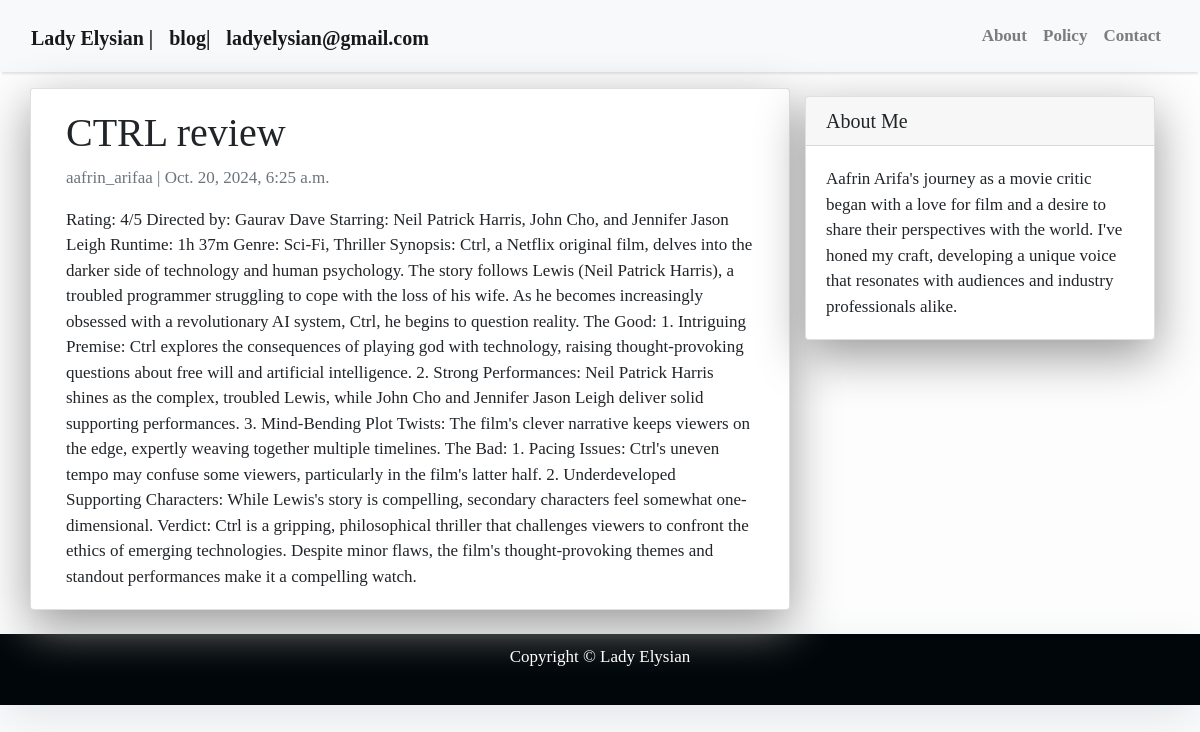
The page /post3/ on the database its author committed.
### blog/models.py (models this page shows, shortened)
class Post(models.Model):
    title = models.CharField(max_length=200, unique=True)
    slug = models.SlugField(max_length=200, unique=True)
    author = models.ForeignKey(User, on_delete=models.CASCADE, related_name='blog_posts')
    updated_on = models.DateTimeField(auto_now=True)
    content = models.TextField()
    created_on = models.DateTimeField(auto_now_add=True)
    status = models.IntegerField(choices=STATUS, default=0)
    class Meta:
        ordering = ['-created_on']

### blog/views.py (the view)
# urls.py: path('<slug:slug>/',views.PostDetail.as_view(), name='post_detail'),
class PostDetail(generic.DetailView):
    model= Post
    template_name='post_detail.html'

### template/post_detail.html (shortened to what this page needs)
<!DOCTYPE html>
{% extends "base.html" %}
{% block content %}
<div class="container">
  <div class="row">
    <div class="col-md-8 card mb-4  mt-3 left  top">
      <div class="card-body">
        <h1>{% block title %} {{ object.title }} {% endblock title %}</h1>
        <p class=" text-muted">{{ post.author }} | {{ post.created_on }}</p>
        <p class="card-text ">{{ object.content | safe }}</p>
      </div>
    </div>
    {% block sidebar %} {% include 'sidebar.html' %} {% endblock sidebar %}
  </div>
</div>
{% endblock content %}

### template/base.html (style rules this page uses)
body { font-family: "Times New Roman", Times, serif; font-size: 17px; background-color: #fdfdfd; }

### template/sidebar.html (style rules this page uses)
.card { box-shadow: 0 16px 48px #999999; }

### rows shown on the page
Post: title "CTRL review", author "aafrin_arifaa", created_on "Oct. 20, 2024, 6:25 a.m.", content "Rating: 4/5 Directed by: Gaurav Dave Starring: Neil Patrick Harris, John Cho, and Jennifer Jason Leigh Runtime: 1h 37m Genre: Sci-Fi, Thriller Synopsis: Ctrl, a Netflix original film, delves into the darker side of technology and human psychology. The story follows Lewis (Neil Patrick Harris), a troubled programmer struggling to cope with the loss of his wife. As he becomes increasingly obsessed with a revolutionary AI system, Ctrl, he begins to question reality. The Good: 1. Intriguing Premise: Ctrl explores the consequences of playing god with technology, raising thought-provoking questions about free will and artificial intelligence. 2. Strong Performances: Neil Patrick Harris shines as…"
